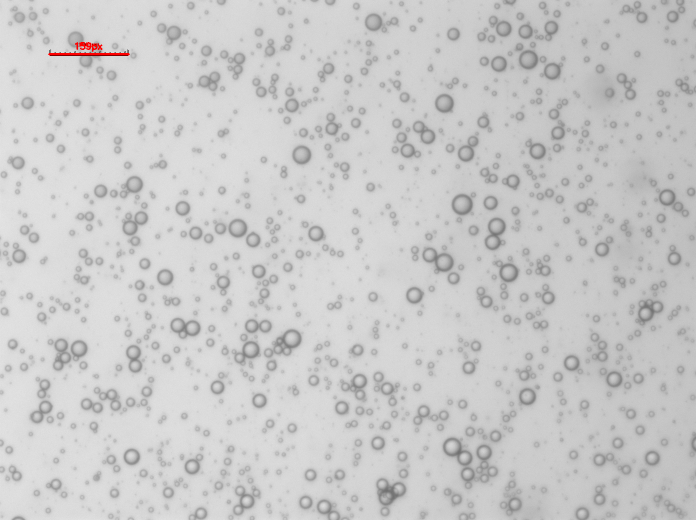
#> input picture before.png, 1392 x 1040 px (shown at 1/2 size)
$ python analyzer.py before.png 1.0
#> lines starting #> are read from the running program, lines starting #| are printed output that depends on the picture; after the words box and inside, x2 and y2 are one past the last pixel; in counts of white or black regions, pixels touching at a corner belong together
#> in analyze_image, img is the input picture: shape (1040, 1392, 3); mean B, G, R 201.5, 201.5, 201.7
#| Image size: 1392 x 1040 pixels
#!/usr/bin/env python3
"""
Particle Diameter Analyzer
==========================
Identifies and measures circular particles in microscopy images.

Usage:
    python particle_analyzer.py <image_path> <scale_bar_um> [scale_bar_pixels]

Examples:
    python particle_analyzer.py sample.bmp 100
        # Auto-detect scale bar pixels for 100 μm

    python particle_analyzer.py sample.bmp 100 150
        # Manually specify: 100 μm = 150 pixels

Outputs:
    - <image_name>_analyzed.xlsx : Excel file with sheets:
        - 'image' : Annotated image with detected particles
        - 'scale_bar' : Scale bar visualization (if auto-detected)
        - 'scale_bar_crop' : Scale bar crop region (if auto-detected)
        - 'measurements' : Particle measurement data
"""

import cv2
import numpy as np
import pandas as pd
from scipy import ndimage
from skimage.segmentation import watershed
from skimage.feature import peak_local_max
import argparse
import os
from pathlib import Path
from openpyxl import load_workbook
from openpyxl.drawing.image import Image as XLImage
from PIL import Image
import io


def detect_scale_bar(gray_image, search_regions=None):
    """
    Attempt to auto-detect the scale bar in the image.

    Uses inner-edge detection for more accurate measurement
    (measures between inner edges of first and last tick marks).

    Args:
        gray_image: Grayscale image
        search_regions: List of (y1, y2, x1, x2) tuples for regions to search
                       Default: all four corners

    Returns:
        dict with 'length_pixels', 'x1', 'y1', 'x2', 'y2', 'roi', 'method'
        or None if not found
    """
    h, w = gray_image.shape

    if search_regions is None:
        # Search all four corners
        corner_size_y = min(200, h // 4)
        corner_size_x = min(400, w // 3)
        search_regions = [
            (0, corner_size_y, 0, corner_size_x),                    # Top-left
            (0, corner_size_y, w - corner_size_x, w),                # Top-right
            (h - corner_size_y, h, 0, corner_size_x),                # Bottom-left
            (h - corner_size_y, h, w - corner_size_x, w),            # Bottom-right
        ]

    best_result = None
    best_length = 0

    for y1, y2, x1, x2 in search_regions:
        roi = gray_image[y1:y2, x1:x2]

        # First, use Hough to find approximate location of scale bar
        edges = cv2.Canny(roi, 50, 150)
        lines = cv2.HoughLinesP(
            edges, 1, np.pi / 180,
            threshold=30,
            minLineLength=40,
            maxLineGap=5
        )

        if lines is None:
            continue

        for line in lines:
            lx1, ly1, lx2, ly2 = line[0]

            # Check if horizontal (within 3 degrees)
            angle = np.abs(np.arctan2(ly2 - ly1, lx2 - lx1) * 180 / np.pi)
            if not (angle < 3 or angle > 177):
                continue

            hough_length = np.sqrt((lx2 - lx1) ** 2 + (ly2 - ly1) ** 2)

            # Scale bars are typically 50-300 pixels
            if hough_length < 40 or hough_length > 400:
                continue

            if hough_length > best_length:
                best_length = hough_length
                bar_y = (ly1 + ly2) // 2

                # Extract just the scale bar region (with small padding)
                padding = 15
                local_x1 = max(0, min(lx1, lx2) - padding)
                local_x2 = min(roi.shape[1], max(lx1, lx2) + padding)

                # Sample intensity along the bar in this local region
                profile = roi[bar_y, local_x1:local_x2]

                # Find dark regions using Otsu or fixed threshold
                # Scale bar pixels are typically much darker than background
                profile_min, profile_max = profile.min(), profile.max()
                threshold = profile_min + (profile_max - profile_min) * 0.5

                dark_mask = profile < threshold

                # Find transitions
                transitions = np.diff(dark_mask.astype(int))
                rising_edges = np.where(transitions == 1)[0]   # Light to dark
                falling_edges = np.where(transitions == -1)[0]  # Dark to light

                inner_length = None
                if len(falling_edges) >= 2 and len(rising_edges) >= 2:
                    # Inner measurement: from first falling edge to last rising edge
                    inner_start = falling_edges[0]
                    inner_end = rising_edges[-1]
                    inner_length = inner_end - inner_start

                    # Convert back to ROI coordinates
                    abs_inner_start = local_x1 + inner_start
                    abs_inner_end = local_x1 + inner_end

                    # Sanity check: inner should be close to Hough length (within 10%)
                    if abs(inner_length - hough_length) < hough_length * 0.10:
                        best_result = {
                            'length_pixels': inner_length,
                            'x1': x1 + abs_inner_start,
                            'y1': y1 + bar_y,
                            'x2': x1 + abs_inner_end,
                            'y2': y1 + bar_y,
                            'region': (y1, y2, x1, x2),
                            'roi': roi.copy(),
                            'method': 'inner_edge',
                            'hough_length': round(hough_length)
                        }
                        best_length = inner_length
                        continue

                # Fall back to Hough measurement
                best_result = {
                    'length_pixels': round(hough_length),
                    'x1': x1 + lx1,
                    'y1': y1 + ly1,
                    'x2': x1 + lx2,
                    'y2': y1 + ly2,
                    'region': (y1, y2, x1, x2),
                    'roi': roi.copy(),
                    'method': 'hough'
                }
#> this loop made 4 passes
#> lines on pass 1: [[101, 112, 254, 112], [98, 105, 257, 105]]
#> pass 1, in detect_scale_bar, `roi = gray_image[y1:y2, x1:x2]`:
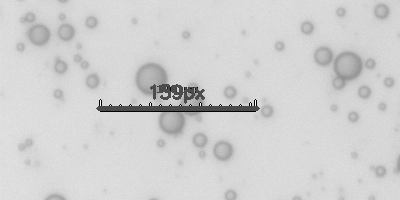
#> roi: shape (200, 400); min 0, max 255, mean 208.6
#> pass 1, in detect_scale_bar, `edges = cv2.Canny(roi, 50, 150)`:
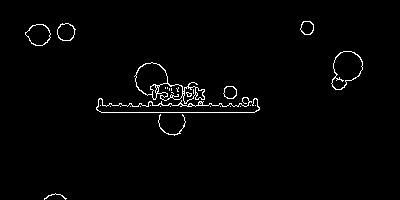
#> edges: shape (200, 400); 1.7% white in thin lines or dots, all inside (x1, y1, x2, y2) = (25, 21, 363, 200)
#> pass 2, in detect_scale_bar, `roi = gray_image[y1:y2, x1:x2]`:
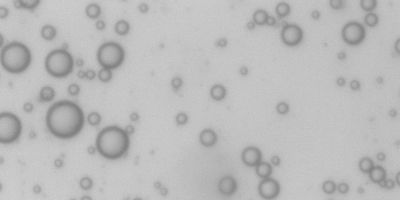
#> roi: shape (200, 400); min 125, max 207, mean 187
#> pass 2, in detect_scale_bar, `edges = cv2.Canny(roi, 50, 150)`:
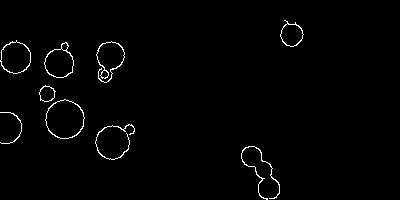
#> edges: shape (200, 400); 1.4% white in thin lines or dots, all inside (x1, y1, x2, y2) = (0, 20, 304, 200)
#> after the loop:
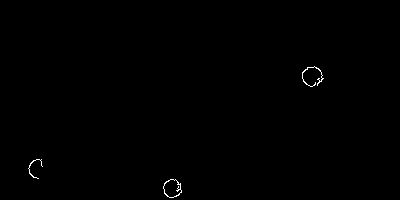
#> edges: shape (200, 400); 0.25% white in thin lines or dots, all inside (x1, y1, x2, y2) = (28, 66, 324, 198)
#> after the loop, abs_inner_end = 255; abs_inner_start = 99; bar_y = 105; best_length = 156; best_result = 9 items; falling_edges = 34 values from 16 to 173; inner_end = 172; inner_length = 156; inner_start = 16; local_x1 = 83; local_x2 = 272; padding = 15; profile = 189 values, max 255 at index 17, min 0 at index 16, mean 173.3; profile_max = 255; profile_min = 0; rising_edges = 34 values from 15 to 172; threshold = 127.5; transitions = 188 values, max 1 at index 15, min -1 at index 16, mean 0
#> (the rest of the program and of its run is left out)
